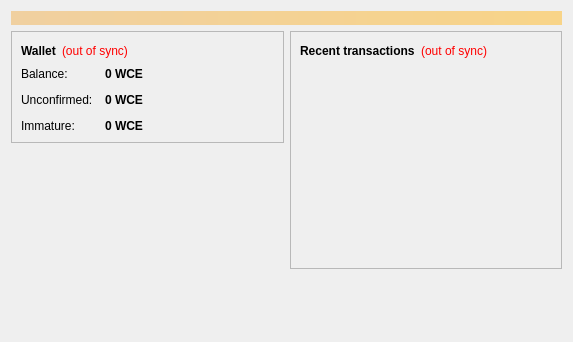
<?xml version="1.0" encoding="UTF-8"?>
<ui version="4.0">
 <class>OverviewPage</class>
 <widget class="QWidget" name="OverviewPage">
  <property name="geometry">
   <rect>
    <x>0</x>
    <y>0</y>
    <width>573</width>
    <height>342</height>
   </rect>
  </property>
  <property name="windowTitle">
   <string>Form</string>
  </property>
  <layout class="QVBoxLayout" name="topLayout">
   <item>
    <widget class="QLabel" name="labelAlerts">
     <property name="visible">
      <bool>false</bool>
     </property>
     <property name="styleSheet">
      <string notr="true">background-color: qlineargradient(x1: 0, y1: 0, x2: 1, y2: 0, stop:0 #F0D0A0, stop:1 #F8D488); color:#000000;</string>
     </property>
     <property name="wordWrap">
      <bool>true</bool>
     </property>
     <property name="margin">
      <number>3</number>
     </property>
    </widget>
   </item>
   <item>
    <layout class="QHBoxLayout" name="horizontalLayout" stretch="1,1">
     <item>
      <layout class="QVBoxLayout" name="verticalLayout_2">
       <item>
        <widget class="QFrame" name="frame">
         <property name="frameShape">
          <enum>QFrame::StyledPanel</enum>
         </property>
         <property name="frameShadow">
          <enum>QFrame::Raised</enum>
         </property>
         <layout class="QVBoxLayout" name="verticalLayout_4">
          <item>
           <layout class="QHBoxLayout" name="horizontalLayout_4">
            <item>
             <widget class="QLabel" name="label_5">
              <property name="font">
               <font>
                <weight>75</weight>
                <bold>true</bold>
               </font>
              </property>
              <property name="text">
               <string>Wallet</string>
              </property>
             </widget>
            </item>
            <item>
             <widget class="QLabel" name="labelWalletStatus">
              <property name="toolTip">
               <string>The displayed information may be out of date. Your wallet automatically synchronizes with the Wcecoin network after a connection is established, but this process has not completed yet.</string>
              </property>
              <property name="styleSheet">
               <string notr="true">QLabel { color: red; }</string>
              </property>
              <property name="text">
               <string notr="true">(out of sync)</string>
              </property>
              <property name="alignment">
               <set>Qt::AlignLeading|Qt::AlignLeft|Qt::AlignVCenter</set>
              </property>
             </widget>
            </item>
            <item>
             <spacer name="horizontalSpacer_2">
              <property name="orientation">
               <enum>Qt::Horizontal</enum>
              </property>
              <property name="sizeHint" stdset="0">
               <size>
                <width>40</width>
                <height>20</height>
               </size>
              </property>
             </spacer>
            </item>
           </layout>
          </item>
          <item>
           <layout class="QFormLayout" name="formLayout_2">
            <property name="fieldGrowthPolicy">
             <enum>QFormLayout::AllNonFixedFieldsGrow</enum>
            </property>
            <property name="horizontalSpacing">
             <number>12</number>
            </property>
            <property name="verticalSpacing">
             <number>12</number>
            </property>
            <item row="0" column="0">
             <widget class="QLabel" name="label">
              <property name="text">
               <string>Balance:</string>
              </property>
             </widget>
            </item>
            <item row="0" column="1">
             <widget class="QLabel" name="labelBalance">
              <property name="font">
               <font>
                <weight>75</weight>
                <bold>true</bold>
               </font>
              </property>
              <property name="cursor">
               <cursorShape>IBeamCursor</cursorShape>
              </property>
              <property name="toolTip">
               <string>Your current balance</string>
              </property>
              <property name="text">
               <string notr="true">0 WCE</string>
              </property>
              <property name="textInteractionFlags">
               <set>Qt::LinksAccessibleByMouse|Qt::TextSelectableByKeyboard|Qt::TextSelectableByMouse</set>
              </property>
             </widget>
            </item>
            <item row="1" column="0">
             <widget class="QLabel" name="label_3">
              <property name="text">
               <string>Unconfirmed:</string>
              </property>
             </widget>
            </item>
            <item row="1" column="1">
             <widget class="QLabel" name="labelUnconfirmed">
              <property name="font">
               <font>
                <weight>75</weight>
                <bold>true</bold>
               </font>
              </property>
              <property name="cursor">
               <cursorShape>IBeamCursor</cursorShape>
              </property>
              <property name="toolTip">
               <string>Total of transactions that have yet to be confirmed, and do not yet count toward the current balance</string>
              </property>
              <property name="text">
               <string notr="true">0 WCE</string>
              </property>
              <property name="textInteractionFlags">
               <set>Qt::LinksAccessibleByMouse|Qt::TextSelectableByKeyboard|Qt::TextSelectableByMouse</set>
              </property>
             </widget>
            </item>
            <item row="2" column="0">
             <widget class="QLabel" name="labelImmatureText">
              <property name="text">
               <string>Immature:</string>
              </property>
             </widget>
            </item>
            <item row="2" column="1">
             <widget class="QLabel" name="labelImmature">
              <property name="font">
               <font>
                <weight>75</weight>
                <bold>true</bold>
               </font>
              </property>
              <property name="toolTip">
               <string>Mined balance that has not yet matured</string>
              </property>
              <property name="text">
               <string notr="true">0 WCE</string>
              </property>
              <property name="textInteractionFlags">
               <set>Qt::LinksAccessibleByMouse|Qt::TextSelectableByKeyboard|Qt::TextSelectableByMouse</set>
              </property>
             </widget>
            </item>
           </layout>
          </item>
         </layout>
        </widget>
       </item>
       <item>
        <spacer name="verticalSpacer">
         <property name="orientation">
          <enum>Qt::Vertical</enum>
         </property>
         <property name="sizeHint" stdset="0">
          <size>
           <width>20</width>
           <height>40</height>
          </size>
         </property>
        </spacer>
       </item>
      </layout>
     </item>
     <item>
      <layout class="QVBoxLayout" name="verticalLayout_3">
       <item>
        <widget class="QFrame" name="frame_2">
         <property name="frameShape">
          <enum>QFrame::StyledPanel</enum>
         </property>
         <property name="frameShadow">
          <enum>QFrame::Raised</enum>
         </property>
         <layout class="QVBoxLayout" name="verticalLayout">
          <item>
           <layout class="QHBoxLayout" name="horizontalLayout_2">
            <item>
             <widget class="QLabel" name="label_4">
              <property name="text">
               <string>&lt;b&gt;Recent transactions&lt;/b&gt;</string>
              </property>
             </widget>
            </item>
            <item>
             <widget class="QLabel" name="labelTransactionsStatus">
              <property name="toolTip">
               <string>The displayed information may be out of date. Your wallet automatically synchronizes with the Wcecoin network after a connection is established, but this process has not completed yet.</string>
              </property>
              <property name="styleSheet">
               <string notr="true">QLabel { color: red; }</string>
              </property>
              <property name="text">
               <string notr="true">(out of sync)</string>
              </property>
              <property name="alignment">
               <set>Qt::AlignRight|Qt::AlignTrailing|Qt::AlignVCenter</set>
              </property>
             </widget>
            </item>
            <item>
             <spacer name="horizontalSpacer">
              <property name="orientation">
               <enum>Qt::Horizontal</enum>
              </property>
              <property name="sizeHint" stdset="0">
               <size>
                <width>40</width>
                <height>20</height>
               </size>
              </property>
             </spacer>
            </item>
           </layout>
          </item>
          <item>
           <widget class="QListView" name="listTransactions">
            <property name="styleSheet">
             <string notr="true">QListView { background: transparent; }</string>
            </property>
            <property name="frameShape">
             <enum>QFrame::NoFrame</enum>
            </property>
            <property name="verticalScrollBarPolicy">
             <enum>Qt::ScrollBarAlwaysOff</enum>
            </property>
            <property name="horizontalScrollBarPolicy">
             <enum>Qt::ScrollBarAlwaysOff</enum>
            </property>
            <property name="selectionMode">
             <enum>QAbstractItemView::NoSelection</enum>
            </property>
           </widget>
          </item>
         </layout>
        </widget>
       </item>
       <item>
        <spacer name="verticalSpacer_2">
         <property name="orientation">
          <enum>Qt::Vertical</enum>
         </property>
         <property name="sizeHint" stdset="0">
          <size>
           <width>20</width>
           <height>40</height>
          </size>
         </property>
        </spacer>
       </item>
      </layout>
     </item>
    </layout>
   </item>
  </layout>
 </widget>
 <resources/>
 <connections/>
</ui>
